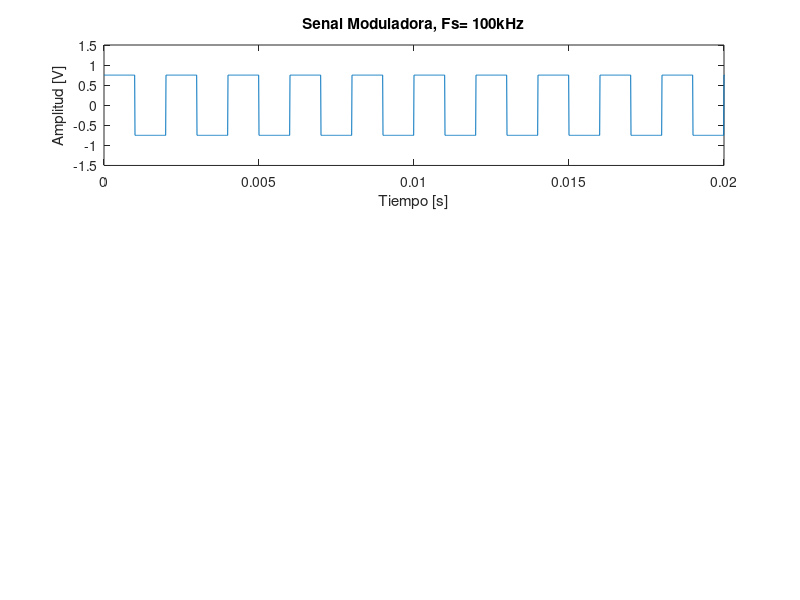

This chart was generated by the following MATLAB code: (Note: this script raises an error after producing the figure.)
%% Control 2 EL4005 Principios de Comunicaciones

% Simulacion modulacion FM


clear; tic; clc;


%% PARAMETROS

FRECUENCIA =500;

FRECUENCIAPOR =10e3;

PERIODO =1/FRECUENCIA;

PERIODOPOR =1/FRECUENCIAPOR;

SAMPLING =10*FRECUENCIAPOR;

CICLOS =15;

TIEMPO =0:1/SAMPLING:CICLOS*PERIODO;

L =length(TIEMPO);

VPP_MODULADORA =1.5;

VPP_PORTADORA =3;

FDEV1 =75;

FDEV2 =100;

SNR1 =15; %dB

SNR2 =30; %dB

%% Generamos la senal moduladora

% y ploteamos la senal

moduladora =VPP_MODULADORA/2*square(2*pi*FRECUENCIA*TIEMPO);


figure; subplot(311);

plot(TIEMPO, moduladora);

xlabel('Tiempo [s]'); ylabel('Amplitud [V]');

title(['Senal Moduladora, Fs= ', num2str(SAMPLING/1e3), 'kHz']);

axis([0 10*PERIODO -VPP_MODULADORA VPP_MODULADORA]);


%% Generamos su FFT 

%

[fftsingleside n] =fftsinglesideband(moduladora);

frecuencias =SAMPLING*(0:(n/2))/n;


subplot(312);

plot(frecuencias, fftsingleside);

set(gca,'yscale','log');

xlabel('Frecuencia [Hz]'); ylabel('|A(f) |[V^2]');

title(['Espectro Senal Moduladora']);

axis([0 16*FRECUENCIA 0 1]); ylim auto;


%% Generamos la Senal Portadora

%

portadora=VPP_PORTADORA/2*cos(2*pi*FRECUENCIAPOR*TIEMPO);


subplot(313);

plot(TIEMPO, portadora);

xlabel('Tiempo [s]'); ylabel('Amplitud [V]');

title(['Senal Portadora, Fs= ', num2str(SAMPLING/1e3), 'kHz']);

axis([0 10*PERIODOPOR -VPP_PORTADORA VPP_PORTADORA]);


%% Indices de moculacion

% Generamos la senal modulada

% sin ocupar fmmod()

% recordando que

% fm=A cos ( fase(t) )

% y que fase instantanea en en fm es

% fase(t)= 2pi*fc*t+2pi*fdev*int(m(t), 0, t)

% https://www.st-andrews.ac.uk/~www_pa/Scots_Guide/RadCom/part12/page1.html

im1 =FDEV1/FRECUENCIA; 

im2 =FDEV2/FRECUENCIA;

salida=['Indice Modulacion 1: ', num2str(im1)]; disp(salida); 

salida=['Indice Modulacion 2: ', num2str(im2)]; disp(salida); 


fm1=zeros(length(TIEMPO), 1);

for i=1:length(TIEMPO)

   delta=TIEMPO(2)-TIEMPO(1);

   integral=delta*trapz(moduladora(1:i));

   fase=2*pi*FRECUENCIAPOR*TIEMPO(i)+2*pi*FDEV1*integral;

   fm1(i)=VPP_PORTADORA/2*cos(fase);

end


fm2=zeros(length(TIEMPO), 1);

for i=1:length(TIEMPO)

   delta=TIEMPO(2)-TIEMPO(1);

   integral=delta*trapz(moduladora(1:i));

   fase=2*pi*FRECUENCIAPOR*TIEMPO(i)+2*pi*FDEV2*integral;

   fm2(i)=VPP_PORTADORA/2*cos(fase);

end


%% Verificamos

fm1demod = fmdemod(fm1,FRECUENCIAPOR,SAMPLING,FDEV1);

fm2demod = fmdemod(fm2,FRECUENCIAPOR,SAMPLING,FDEV2);


figure; subplot(211);

plot(TIEMPO,moduladora,'b',TIEMPO,fm1demod,'r--');

axis([0 10*PERIODO -VPP_MODULADORA VPP_MODULADORA]);

title(['Demodulacion Sin Ruido, Fdev: ', num2str(FDEV1)]);


subplot(212);

plot(TIEMPO,moduladora,'b',TIEMPO,fm2demod,'r--');

axis([0 10*PERIODO -VPP_MODULADORA VPP_MODULADORA]);

title(['Demodulacion Sin Ruido, Fdev: ', num2str(FDEV2)]);


%% Graficos de Senal Moduladora y FFT

figure; subplot(311);

plot(TIEMPO, fm1);

xlabel('Tiempo [s]'); ylabel('Amplitud [V]');

title(['Senal Modulada, Fc= ', num2str(FRECUENCIAPOR/1e3), ...

       'kHz, ', 'Desvio: ', num2str(FDEV1), 'Hz']);

axis([0 2*PERIODO -VPP_PORTADORA VPP_PORTADORA]);


subplot(312);

plot(TIEMPO, fm2);

xlabel('Tiempo [s]'); ylabel('Amplitud [V]');

title(['Senal Modulada, Fc= ', num2str(FRECUENCIAPOR/1e3), ...

       'kHz, ', 'Desvio: ', num2str(FDEV2), 'Hz']);

axis([0 2*PERIODO -VPP_PORTADORA VPP_PORTADORA]);


% Generamos FFT para FM1

fftsinglesideFM1 =fftsinglesideband(fm1);


subplot(313);

plot(frecuencias, fftsinglesideFM1);

set(gca,'yscale','log');

xlabel('Frecuencia [Hz]'); ylabel('|A(f) |[V^2]');

title(['Espectro Senal Modulada, Fdev: ', num2str(FDEV1), 'Hz']);

axis([FRECUENCIAPOR*(1-0.3) FRECUENCIAPOR*(1+0.3) 0 1]); ylim auto;


%% Agregaremos Ruido Blanco a FM1

% Para luego tratar de demodular la senal


fm1_noise1=awgn(fm1, SNR1);

fm1_noise2=awgn(fm1, SNR2);


figure; subplot(311);

plot(TIEMPO, fm1_noise1);

xlabel('Tiempo [s]'); ylabel('Amplitud [V]');

title(['Senal Modulada con AWGN, SNR= ', num2str(SNR1), ...

       'dB, ']);

axis([0 10*PERIODOPOR -VPP_PORTADORA VPP_PORTADORA]);


subplot(312);

plot(TIEMPO, fm1_noise2);

xlabel('Tiempo [s]'); ylabel('Amplitud [V]');

title(['Senal Modulada con AWGN, SNR= ', num2str(SNR2), ...

       'dB, ']);

axis([0 10*PERIODOPOR -VPP_PORTADORA VPP_PORTADORA]);


%% DEMODULAMOS

%

fm1demod_noise1 = fmdemod(fm1_noise1,FRECUENCIAPOR,SAMPLING,FDEV1);

fm1demod_noise2 = fmdemod(fm1_noise2,FRECUENCIAPOR,SAMPLING,FDEV1);

fft_fm1_noise1 = fftsinglesideband(fm1_noise1);


%% Ploteamos la senal con mejor SNR

% Se apreciara la necesidad de un filtro

subplot(313);

plot(TIEMPO,moduladora,'b',TIEMPO,fm1demod_noise2,'r--');

title(['Demodulacion AWGN, SNR: ', num2str(SNR2), 'dB']);

xlabel('Tiempo [s]'); ylabel('Amplitud [V]');


figure; subplot(311);

plot(frecuencias, fft_fm1_noise1);

set(gca,'yscale','log');

xlabel('Frecuencia [Hz]'); ylabel('|A(f) |[V^2]');

title(['Espectro Senal Modulada con Ruido']);

axis([FRECUENCIAPOR*(1-0.3) FRECUENCIAPOR*(1+0.3) 0 1]); ylim auto;


%% Disenamos un filtro

% buttworth

ancho_banda=2*(FDEV1+FRECUENCIA);

w_corte1=2*(FRECUENCIAPOR - ancho_banda/2)/(SAMPLING); % valores

w_corte2=2*(FRECUENCIAPOR + ancho_banda/2)/(SAMPLING); % normalizados


[b,a] = butter(3, [w_corte1 w_corte2],'bandpass');

%% Tenemos la respuesta del filtro

subplot(312); 

[h w]=freqz(b,a,'whole', SAMPLING);

plot(w/pi*SAMPLING, 20*log10(abs(h)) );

xlim([0 SAMPLING/2]); ylim([-100 20]);

title('Respuesta Filtro Butterworth');

xlabel('Frecuencia [Hz]'); ylabel('Magnitude (dB)'); 


%% Aplicamos el filtro disenado

% revisamos la respuesta en tiempo y frec

% 

fm1_noise1_filtered = filter(b, a, fm1_noise1);

fm1_noise2_filtered = filter(b, a, fm1_noise2);

fm1_noise1_filtered_fft = fftsinglesideband(fm1_noise1_filtered);

fm1_noise2_filtered_fft = fftsinglesideband(fm1_noise2_filtered);


subplot(313);

plot(frecuencias, fm1_noise1_filtered_fft);

set(gca,'yscale','log');

xlabel('Frecuencia [Hz]'); ylabel('|A(f) |[V^2]');

title(['Espectro FM1 + AWGN + Filtro']);

axis([FRECUENCIAPOR*(1-0.3) FRECUENCIAPOR*(1+0.3) 0 1]); ylim auto;


%% Demodulamos las senales

% y calculamos el FFT


fm1_noise1_filtered_demod =fmdemod(fm1_noise1_filtered,FRECUENCIAPOR,SAMPLING,FDEV1);

fm1_noise2_filtered_demod =fmdemod(fm1_noise2_filtered,FRECUENCIAPOR,SAMPLING,FDEV1);

fm1_noise1_filtered_demodFFT =fftsinglesideband(fm1_noise1_filtered_demod);

fm1_noise2_filtered_demodFFT =fftsinglesideband(fm1_noise2_filtered_demod);


figure; subplot(221);

plot(TIEMPO,moduladora,'b',TIEMPO,fm1_noise1_filtered_demod,'r--');

axis([0 10*PERIODO -VPP_MODULADORA VPP_MODULADORA]);

title(['Demodulacion, SNR: ', num2str(SNR1), 'dB, AWGN + FILTRO']);


subplot(222);

plot(TIEMPO,moduladora,'b',TIEMPO,fm1_noise2_filtered_demod,'r--');

axis([0 10*PERIODO -VPP_MODULADORA VPP_MODULADORA]);

title(['Demodulacion, SNR: ', num2str(SNR2), 'dB, AWGN + FILTRO']);


subplot(223);

plot(frecuencias, fm1_noise1_filtered_demodFFT);

set(gca,'yscale','log');

xlabel('Frecuencia [Hz]'); ylabel('|A(f) |[V^2]');

title(['Espectro Demod FM1 + AWGN + Filtro, SNR: ', num2str(SNR1), 'dB']);

axis([0 16*FRECUENCIA 0 1]); ylim auto;


subplot(224);

plot(frecuencias, fm1_noise2_filtered_demodFFT);

set(gca,'yscale','log');

xlabel('Frecuencia [Hz]'); ylabel('|A(f) |[V^2]');

title(['Espectro Demod FM1 + AWGN + Filtro, SNR: ', num2str(SNR2), 'dB']);

axis([0 16*FRECUENCIA 0 1]); ylim auto;


toc;